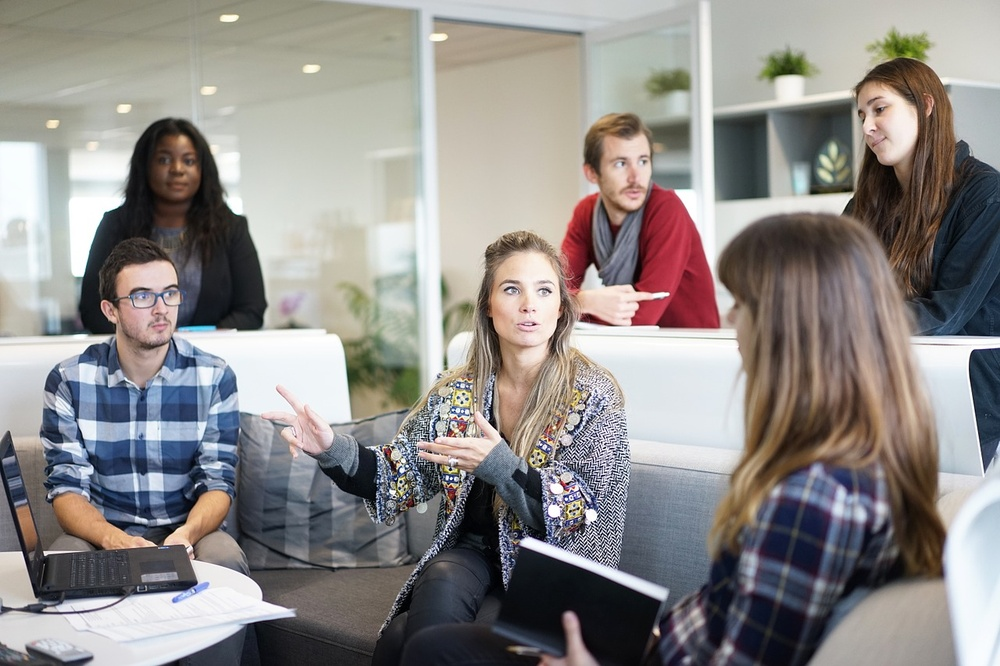
#> input picture base/imagens/px-people.jpg, 1000 x 666 px, shrunk from 1280 x 853 before the run, found by its file name
$ python 01_region_of_interest.py
#> lines starting #> are read from the running program, lines starting #| are printed output that depends on the picture
import cv2
import matplotlib.pyplot as plt

image = cv2.imread('base/imagens/px-people.jpg')
#> image is the input picture: shape (666, 1000, 3); mean B, G, R 136.9, 139, 142.8
image = cv2.cvtColor(image, cv2.COLOR_BGR2RGB)

# print(image)
# plt.imshow(image)
# plt.show()
image_gray = cv2.cvtColor(image, cv2.COLOR_BGR2GRAY)
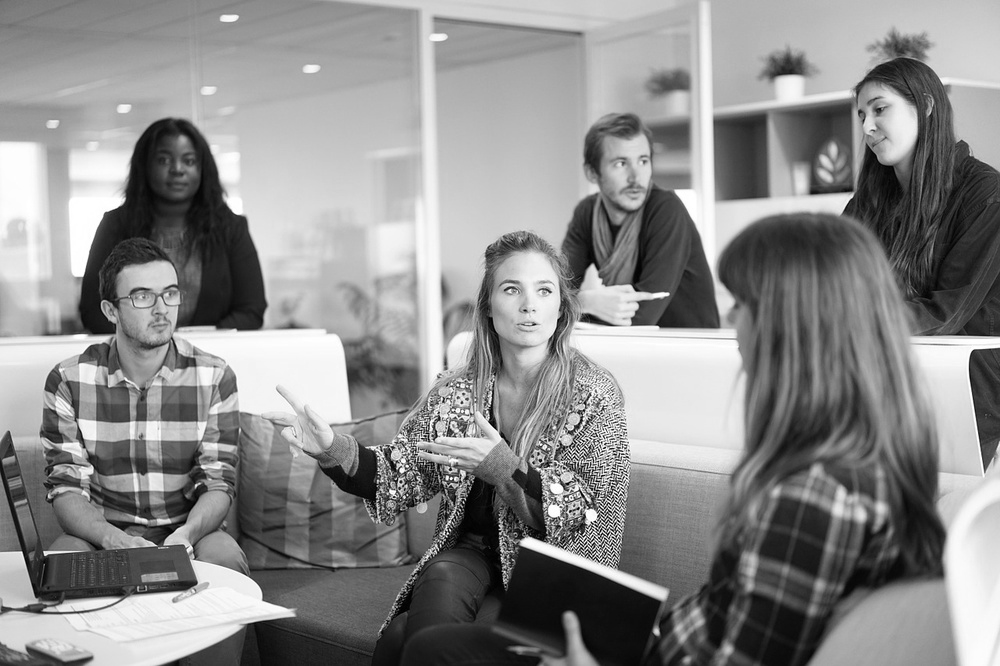
#> image_gray: shape (666, 1000); min 0, max 255, mean 138.8
classifier = cv2.CascadeClassifier("base/classificadores/haarcascade_frontalface_default.xml")
faces = classifier.detectMultiScale(image_gray, 1.3, 5)
#> faces = [[146, 136, 62, 62], [600, 137, 65, 65], [483, 253, 90, 90], [121, 264, 74, 74], [849, 82, 76, 76]]
print(len(faces))
#| 5

face_one = faces[0]
#> face_one = [146, 136, 62, 62]
print(face_one)
#| [146 136  62  62]
image_anotation = image.copy()

for (x, y, w, h) in faces:
  cv2.rectangle(image_anotation, (x, y), (x+w, y+h), (255, 255, 0), 2)
#> this loop made 5 passes
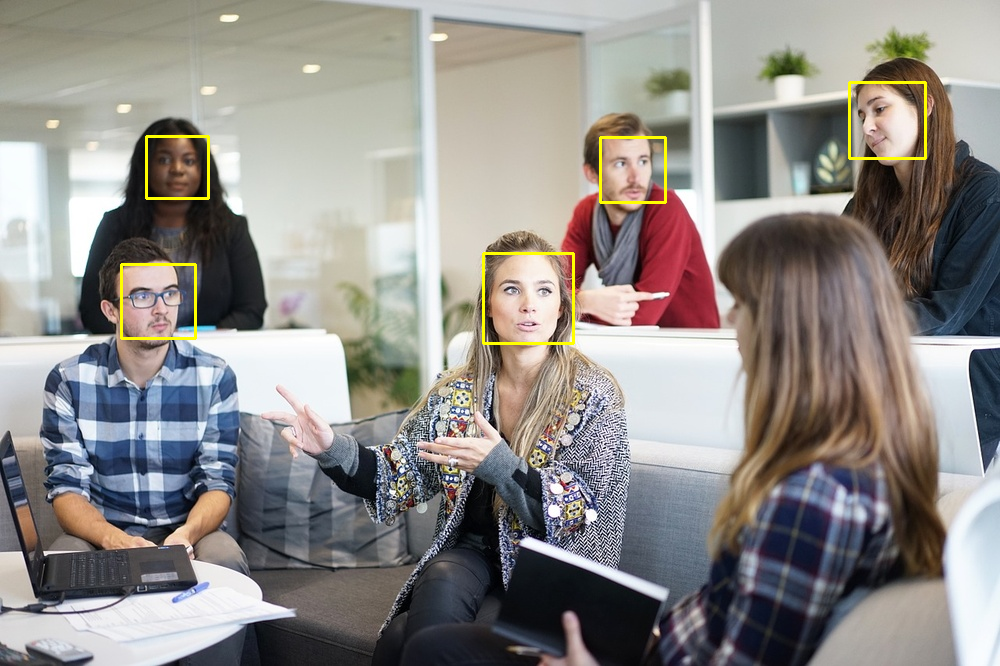
#> image_anotation: shape (666, 1000, 3); mean R, G, B 143.6, 140, 136.2

def save_faces():
  face_imagem = 0
  for (x, y, w, h) in faces:
    face_imagem += 1
    imagem_roi = image[y:y+h, x:x+w] # each face
    imagem_roi = cv2.cvtColor(imagem_roi, cv2.COLOR_RGB2BGR)
    reuylt = cv2.imwrite(f'base/imagens/faces/face_{face_imagem}.png', imagem_roi)
    print(face_imagem, reuylt)
#> this loop made 5 passes
#| 1 True
#| 2 True
#| 3 True
#| 4 True
#| 5 True
#> pass 1, in save_faces, `imagem_roi = image[y:y+h, x:x+w]`:
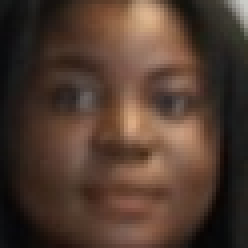
#> imagem_roi: shape (62, 62, 3) (shown 4 times larger); mean R, G, B 80.4, 59.3, 47.7
#> pass 2, in save_faces, `imagem_roi = image[y:y+h, x:x+w]`:
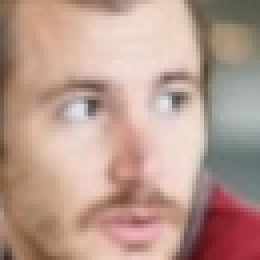
#> imagem_roi: shape (65, 65, 3) (shown 4 times larger); mean R, G, B 185.6, 154.6, 142.4
#> after the loop, face_imagem = 5

save_faces()
# plt.figure(figsize=(20, 10))
# plt.imshow(image_anotation)
# plt.show()
